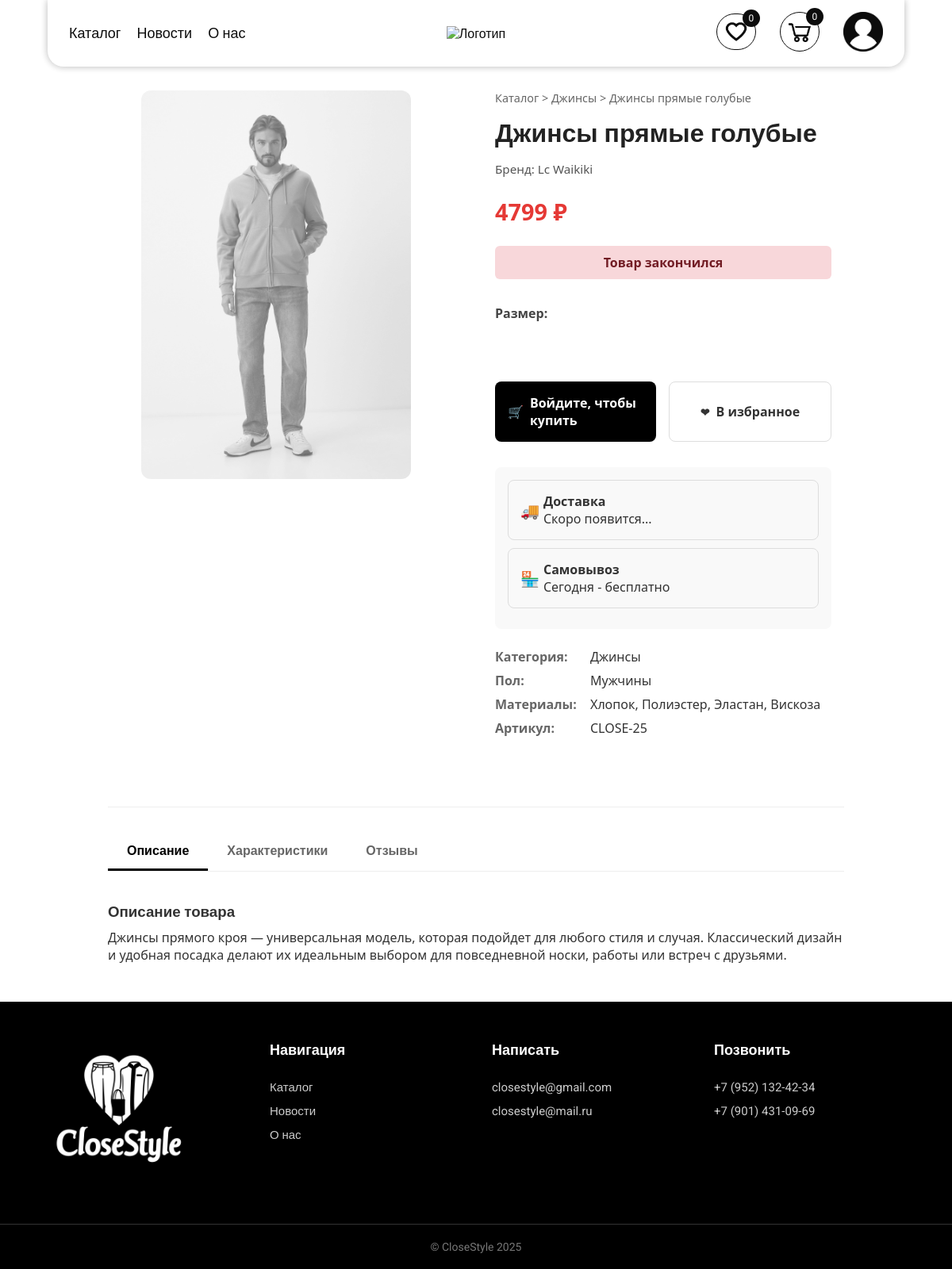
Page /product/25/ on the earlier database version.
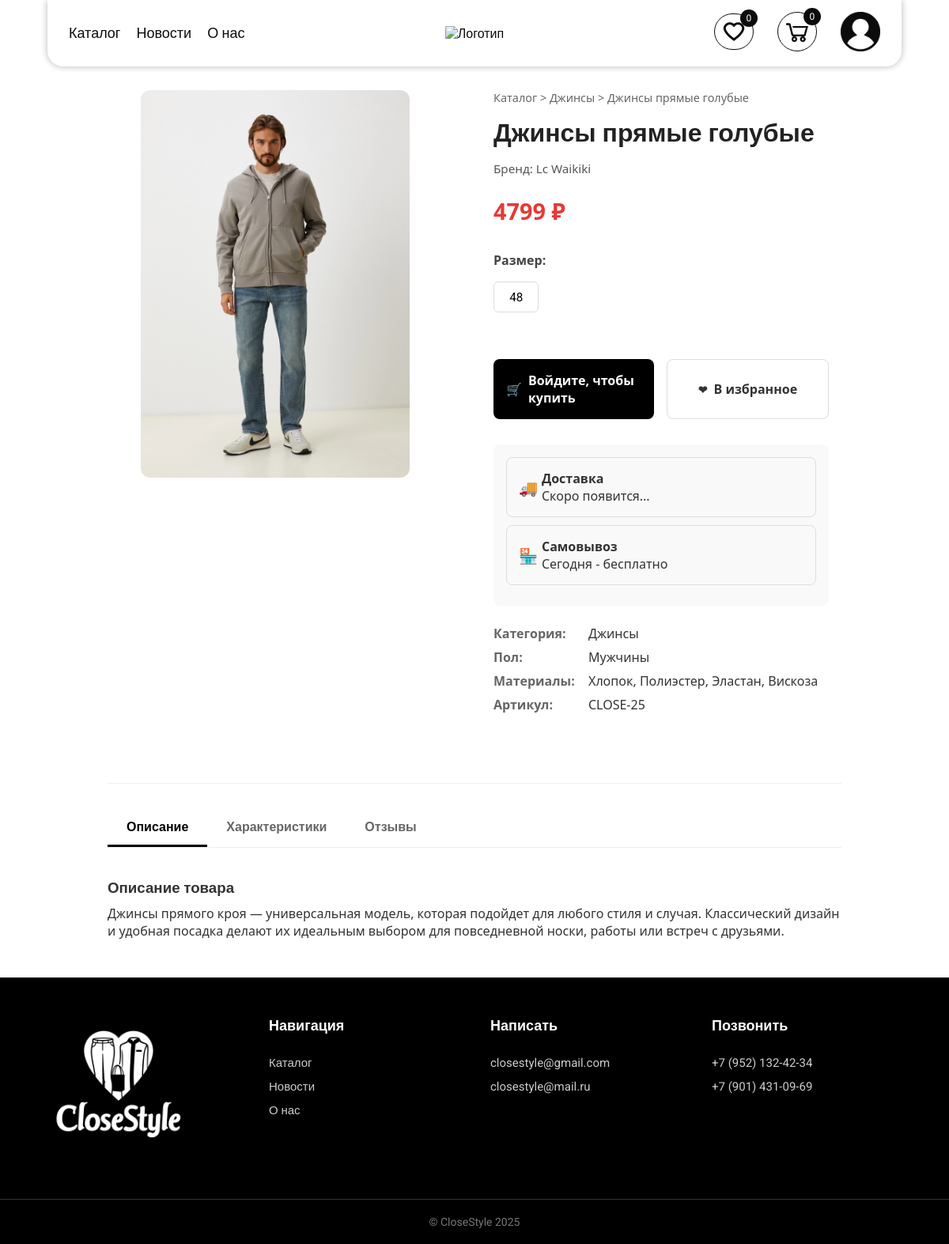
Same page on the later database version.
### catalog/models.py (models this page shows, shortened)
class clothes(models.Model):
    title = models.CharField(max_length=200, verbose_name="Название")
    description = models.CharField(max_length=2000, verbose_name="Описание", null=True, blank=True)
    summ = models.DecimalField(max_digits=10, decimal_places=2, verbose_name="Стоимость") # Изменено на DecimalField для точности
    old_price = models.DecimalField(max_digits=10, decimal_places=2, verbose_name="Старая цена", null=True, blank=True)
    catt = models.ForeignKey('cat', on_delete=models.CASCADE, verbose_name="Категория")
    genderr = models.ForeignKey('gender', on_delete=models.CASCADE, verbose_name="Для")
    sizee = models.ManyToManyField('size', verbose_name="Размер", related_name='size', blank=True)
    materiall = models.ManyToManyField('material', verbose_name="Материал")
    colorr = models.ForeignKey('color', on_delete=models.CASCADE, verbose_name="Цвет")
    brendd = models.ForeignKey('brend', on_delete=models.CASCADE, verbose_name="Бренд")
    countryy = models.ForeignKey('country', on_delete=models.CASCADE, verbose_name="Страна производитель", null=True, blank=True)
    statuss = models.BooleanField(default=True, verbose_name="В наличии")
    imgg = models.ImageField(verbose_name="Фото", upload_to='image/')
    dates = models.DateTimeField(auto_now=True)
    available_sizes = models.ManyToManyField('size', through='Stock', through_fields=('product', 'size'), verbose_name="Доступные размеры и их количество")
    objects = models.Manager()
    in_stock = InStockManager()
    def display_size(self):
        return ', '.join([sizee.name for sizee in self.sizee.all()])
    display_size.short_description = 'Размер'
    def display_material(self):
        return ', '.join([materiall.name for materiall in self.materiall.all()])
    display_material.short_description = 'материал'
    @property
    def is_in_stock(self):
        if not self.statuss:
            return False
        total_quantity = self.stock_set.aggregate(total=Sum('quantity'))['total']
        return total_quantity is not None and total_quantity > 0
    class Meta:
        verbose_name = 'Одежду'
        verbose_name_plural = 'Вся одежда'

class cat(models.Model):
    name = models.CharField(max_length=50, verbose_name="Категория")
    class Meta:
        verbose_name = 'Категорию'
        verbose_name_plural = 'Категории'
    def __str__(self):
        return self.name

class brend(models.Model):
    name = models.CharField(max_length=50, verbose_name="Бренд")
    class Meta:
        verbose_name = 'Бренд'
        verbose_name_plural = 'Список брендов'
    def __str__(self):
        return self.name

class gender(models.Model):
    name = models.CharField(max_length=20, verbose_name="Для кого")
    class Meta:
        verbose_name = 'Пол'
        verbose_name_plural = 'Для кого'
    def __str__(self):
        return self.name

class material(models.Model):
    name = models.CharField(max_length=50, verbose_name="Материал")
    class Meta:
        verbose_name = 'Материал'
        verbose_name_plural = 'Материал'

class Stock(models.Model):
    product = models.ForeignKey('clothes', on_delete=models.CASCADE, verbose_name="Товар")
    size = models.ForeignKey('size', on_delete=models.CASCADE, verbose_name="Размер")
    quantity = models.PositiveIntegerField(default=0, verbose_name="Количество на складе")
    class Meta:
        verbose_name = "Складской остаток"
        verbose_name_plural = "Складские остатки"
        unique_together = ('product', 'size')

class size(models.Model):
    name = models.CharField(max_length=20, verbose_name="Введите размер")
    class Meta:
        verbose_name = 'Размер'
        verbose_name_plural = 'Все размеры'

### catalog/views.py (the view)
# urls.py: path('product/<int:product_id>/', views.product_detail, name='product_detail'),
def product_detail(request, product_id):
    product = get_object_or_404(clothes, id=product_id)
    product_in_favorites = False
    if request.user.is_authenticated:
        product_in_favorites = Favorite.objects.filter(user=request.user, product=product).exists()
    context = {
        'product': product,
        'product_in_favorites': product_in_favorites,
        'total_quantity': get_cart_quantity(request.user),
        'favorites_quantity': get_favorites_quantity(request.user)
    }
    return render(request, 'catalog/product_detail.html', context)

### catalog/models.py (called while the page is built)
    def __str__(self):
        return self.name

    def __str__(self):
        return self.name

### catalog/views.py (called while the page is built)
def get_cart_quantity(user):
    if user.is_authenticated:
        return sum(item.quantity for item in CartItem.objects.filter(user=user))
    return 0

def get_favorites_quantity(user):
    if user.is_authenticated:
        return Favorite.objects.filter(user=user).count()
    return 0

### catalog/templates/catalog/product_detail.html (shortened to what the changed rows need)
{% extends "catalog/base.html" %}
{% load static %}
{% block content %}
<section class="section section-product-detail">
    <div class="product-detail-container">
        <div class="product-gallery">
            <div class="main-image">
                <img src="{{ product.imgg.url }}" alt="{{ product.title }}" class="zoomable" id="mainProductImage"
                     style="{% if not product.is_in_stock %}filter: grayscale(100%); opacity: 0.6;{% endif %}">
            </div>
        </div>
        <div class="product-info">
            <nav class="breadcrumbs">
                <a href="{% url 'catalog:view_product' %}">Каталог</a> >
                <a href="{% url 'catalog:view_product' %}?category={{ product.catt.id }}">{{ product.catt }}</a> >
                <span>{{ product.title }}</span>
            </nav>
            <h1 class="product-title">{{ product.title }}</h1>
            <div class="product-brand-rating">
                <span class="brand">Бренд: {{ product.brendd }}</span>
            </div>
            <div class="price-block">
                <span class="current-price">{{ product.summ|floatformat:"0" }} ₽</span>
            </div>
            {% if not product.is_in_stock %}
                <div style="background-color: #f8d7da; color: #721c24; padding: 10px 15px; border-radius: 6px; margin-bottom: 1.5rem; text-align: center; font-weight: 600;">
                    Товар закончился
                </div>
            {% endif %}
            <div class="size-selector">
                <div class="size-header">
                </div>
                <div class="size-options" id="sizeOptionsContainer">
                    {% for stock_item in product.stock_set.all %}
                        {% if stock_item.quantity > 0 %}
                            <button class="size-option js-size-select" data-size-id="{{ stock_item.size.id }}">
                                {{ stock_item.size.name }}
                            </button>
                        {% endif %}
                    {% endfor %}
                </div>
                <div class="size-error" id="sizeErrorMessage"></div>
            </div>
             <div class="action-buttons">
                {% if user.is_authenticated %}
                    <button class="add-to-cart-btn" id="addToCartBtn"
                            {% if not product.is_in_stock %}disabled{% else %}disabled{% endif %}
                            data-product-id="{{ product.id }}"
                            data-product-title="{{ product.title|addslashes }}"
                            data-url-template="{% url 'catalog:add_to_cart' 0 %}">
                        {% if product.is_in_stock %}
                            <span class="cart-icon">🛒</span> Добавить в корзину
                        {% else %}
                            Нет в наличии
                        {% endif %}
                    </button>
                    <button class="wishlist-btn {% if product_in_favorites %}in-favorites{% endif %}"
                            id="favorite-btn-{{ product.id }}"
                            onclick="toggleFavorite({{ product.id }}, this, '{{ csrf_token }}')">
                        <span class="heart-icon">❤</span>
                        <span class="favorite-text">{% if product_in_favorites %}В избранном{% else %}В избранное{% endif %}</span>
                    </button>
                {% else %}
                    <a href="{% url 'login' %}?next={{ request.path|urlencode }}" class="add-to-cart-btn">
                    </a>
                     <a href="{% url 'login' %}?next={{ request.path|urlencode }}" class="wishlist-btn">
                    </a>
                {% endif %}
            </div>
            <div class="delivery-info">
                <div class="delivery-option">
                </div>
                <div class="delivery-option">
                </div>
            </div>
            <div class="product-meta">
                <div class="meta-item"><span class="meta-title">Категория:</span><span>{{ product.catt }}</span></div>
                <div class="meta-item"><span class="meta-title">Пол:</span><span>{{ product.genderr }}</span></div>
                <div class="meta-item"><span class="meta-title">Материалы:</span><span>{{ product.display_material }}</span></div>
                <div class="meta-item"><span class="meta-title">Артикул:</span><span>CLOSE-{{ product.id }}</span></div>
            </div>
        </div>
    </div>
    <div class="product-tabs">
        <div class="tab-content active" id="description-content">
            <h3 class="product-disc">Описание товара</h3>
            <p>{{ product.description|default:"Подробное описание товара будет здесь. Вы можете рассказать о качестве материалов, особенностях кроя, рекомендациях по уходу и других важных деталях." }}</p>
        </div>
    </div>
</section>
{% endblock %}

Differences in the rows shown:
added Stock: size.name "48"
Other differences:
text no longer shown: "Товар закончился"
